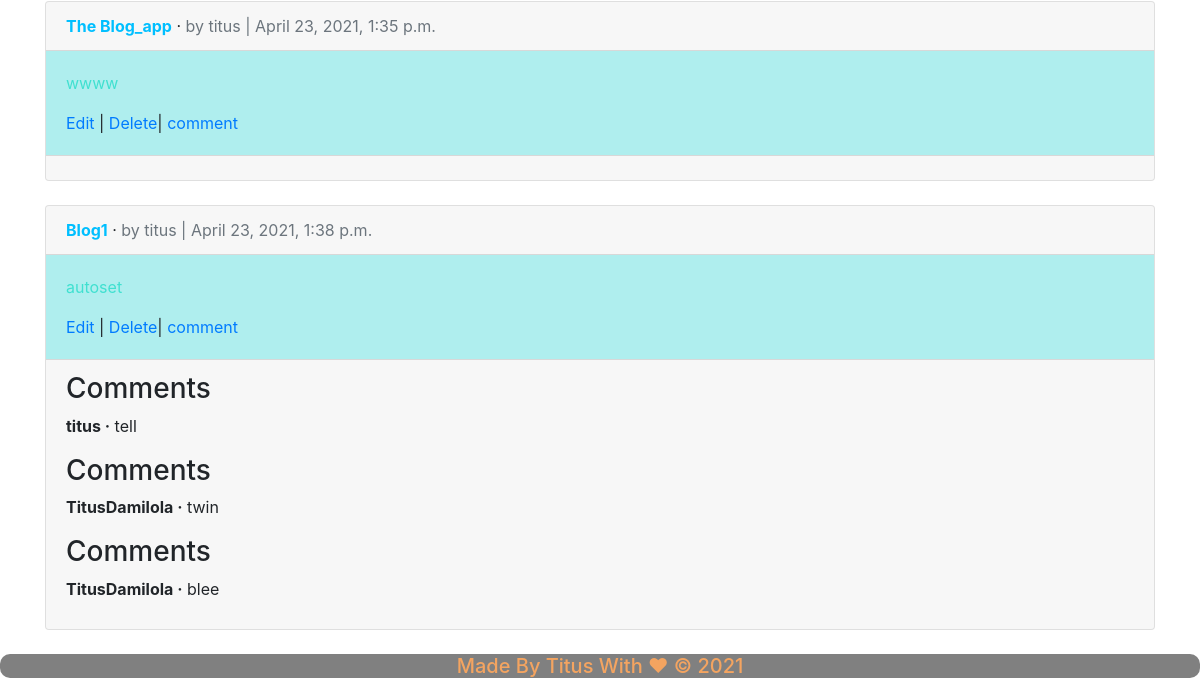
Before: /articles/ (signed in, lower part) with the older database file.
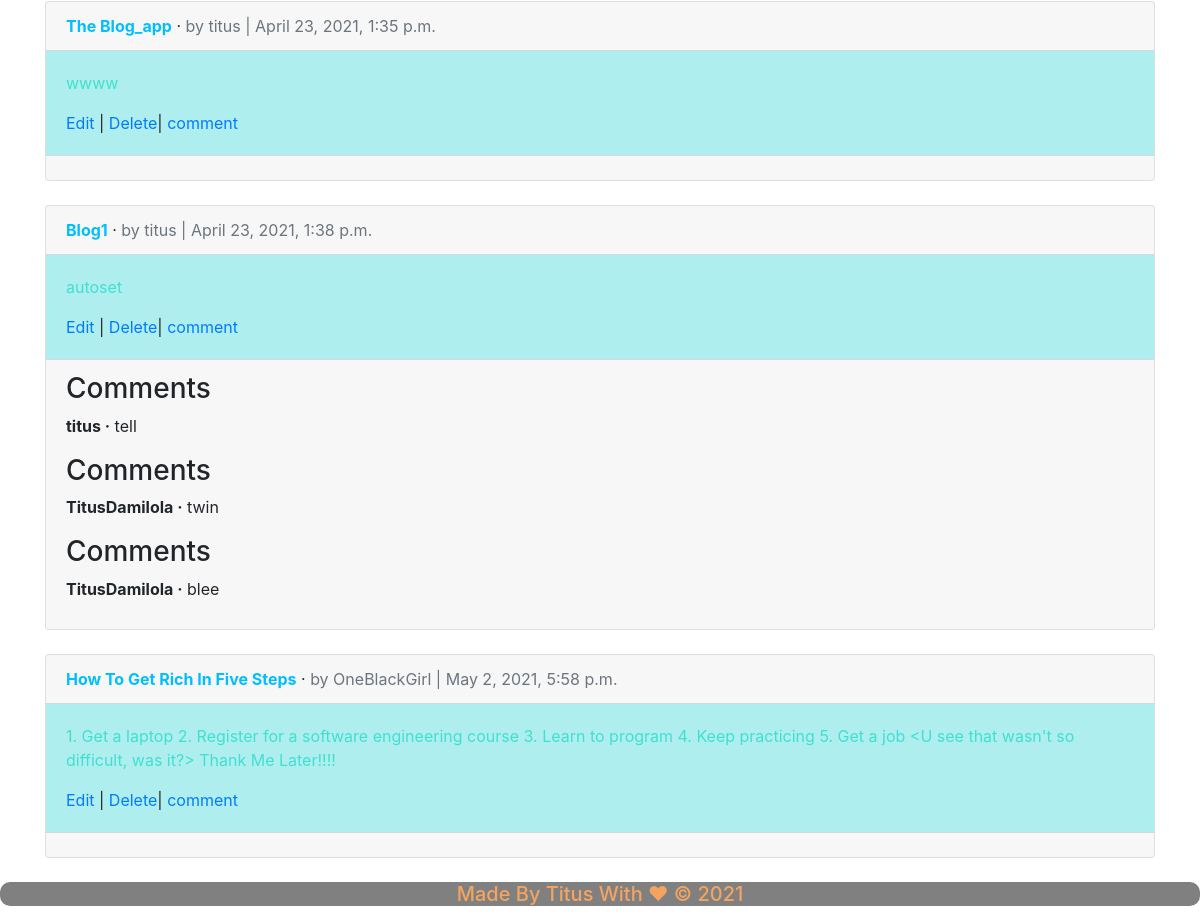
After: the same page with the newer database file.
### articles/models.py (models this page shows, shortened)
class Article(models.Model):
    title = models.CharField(max_length=255)
    body = models.TextField()
    date = models.DateTimeField(auto_now_add=True)
    cover = models.ImageField(upload_to='images/', blank=True)
    author = models.ForeignKey(
        get_user_model(),
        on_delete=models.CASCADE,
    )

class Comment(models.Model):
    article = models.ForeignKey(
        Article,
        on_delete=models.CASCADE,
        related_name='comments',
    )
    comment = models.CharField(max_length=255)
    author = models.ForeignKey(
        get_user_model(),
        on_delete=models.CASCADE,
    )
    def __str__(self):
        return self.comment

### users/models.py (models this page shows)
class CustomUser(AbstractUser):
    age = models.PositiveIntegerField(null=True, blank=True)

### articles/views.py (the view)
# urls.py: path('', ArticleListView.as_view(), name='article_list'),
class ArticleListView(LoginRequiredMixin, ListView):
    model = Article
    template_name = 'article_list.html'
    login_url = 'login'

### templates/article_list.html (shortened to what this page needs)
<!DOCTYPE html>
<html lang="en">
<head>
</head>
<body>
{% extends 'base.html' %}
{% block content %}
{% for article in object_list %}
<div class="card">
<div class="card-header">
<span class="font-weight-bold" style="color: deepskyblue">{{ article.title }}</span> &middot;
<span class="text-muted" style="color: #5b80b2">by {{ article.author }} |
{{ article.date }}</span>
</div>
<div class="card-body" style="background: paleturquoise" >
<p style="color:turquoise">{{ article.body }}</p>
<a href="{% url 'article_edit' article.pk %}">Edit</a> |
<a href="{% url 'article_delete' article.pk %}">Delete</a>|
    <a href="{% url 'article_comment' article.pk %}">comment</a>
</div>
<div class="card-footer">
{% for comment in article.comments.all %}
    <h3>Comments</h3>
<p>
<span class="font-weight-bold">{{ comment.author }} &middot;</span>
{{ comment }}
</p>
{% endfor %}
</div>
</div>
<br />
{% endfor %}
{% endblock content %}

Changed rows visible on the page:
added Article: title "How To Get Rich In Five Steps", author "OneBlackGirl", date "May 2, 2021, 5:58 p.m.", body "1. Get a laptop 2. Register for a software engineering course 3. Learn to program 4. Keep practicing 5. Get a job <U see that wasn't so difficult, was it?> Thank Me Later!!!!"
